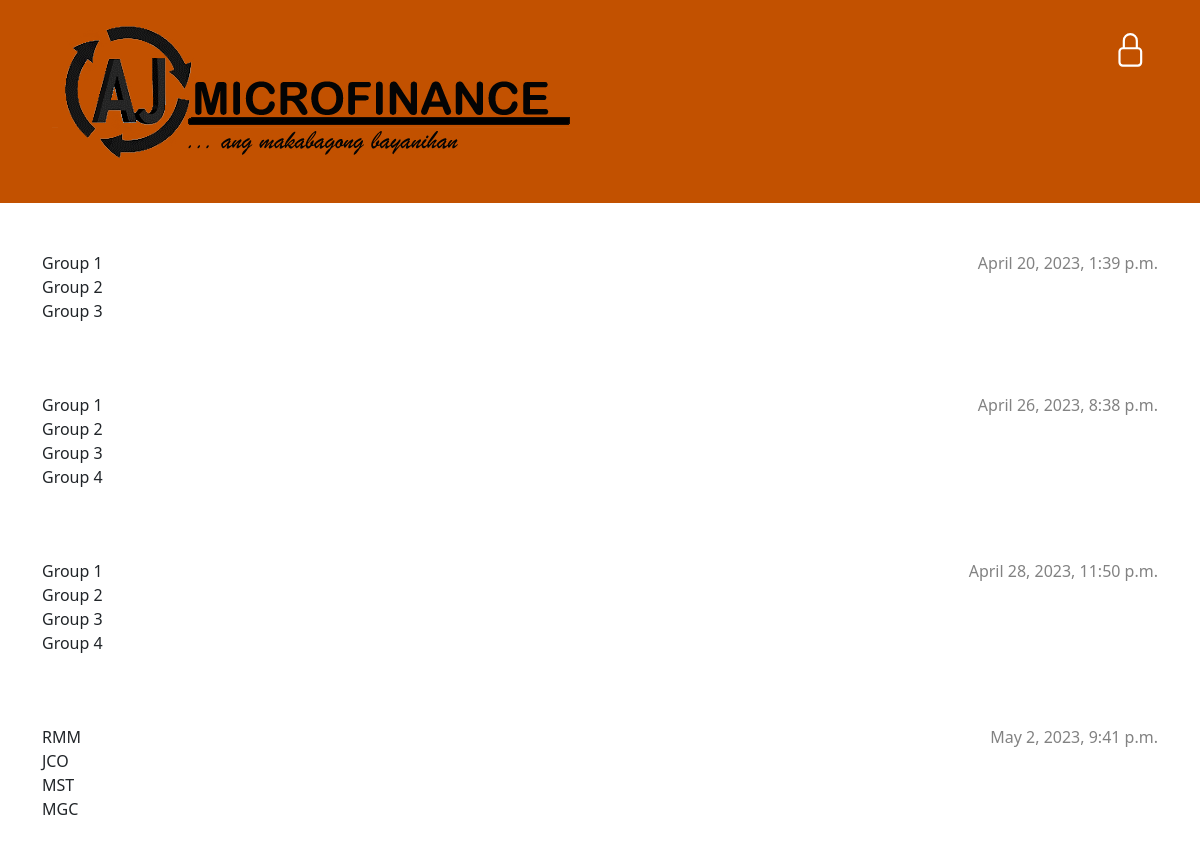
The page / on the database its author committed.
### blog/models.py (models this page shows, shortened)
class Post(models.Model):
    author = models.ForeignKey(settings.AUTH_USER_MODEL, on_delete=models.CASCADE)
    account_officer = models.CharField(max_length=200)
    address = models.CharField(max_length=200)
    text = models.TextField()
    created_date = models.DateTimeField(default=timezone.now)
    published_date = models.DateTimeField(blank=True, null=True)
    post_image = models.ImageField(null=True, blank=True, upload_to="images/")

### blog/views.py (the view)
# urls.py: path('', views.post_list, name='post_list'),
def post_list(request):
    posts = Post.objects.filter(published_date__lte=timezone.now()).order_by('published_date')
    return render(request, 'blog/post_list.html', {'posts': posts})

### blog/templates/blog/post_list.html (shortened to what this page needs)
{% extends 'blog/base.html' %}
{% block content %}
    {% for post in posts %}
        <article class="post">
            <time class="date">
                {{ post.published_date }}
            </time>
            <p>{{ post.text|linebreaksbr }}</p>
        </article>
    {% endfor %}
{% endblock %}

### blog/static/css/blog.css (style rules this page uses)
.date { color: #828282; }
.post { margin-bottom: 70px; }
.post > .date, .post > .actions { float: right; }

### rows shown on the page
Post: published_date "April 20, 2023, 1:39 p.m.", text "Group 1 Group 2 Group 3"
Post: published_date "April 26, 2023, 8:38 p.m.", text "Group 1 Group 2 Group 3 Group 4"
Post: published_date "April 28, 2023, 11:50 p.m.", text "Group 1 Group 2 Group 3 Group 4"
Post: published_date "May 2, 2023, 9:41 p.m.", text "RMM JCO MST MGC"
